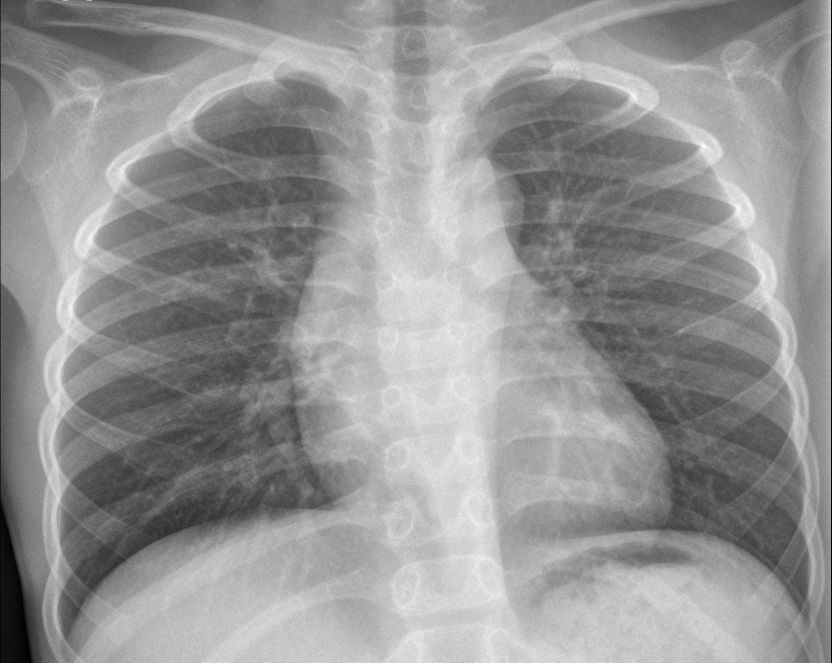
#> input picture LAB3/chest_xray/test/NORMAL/IM-0006-0001.jpeg, 1663 x 1326 px, found by its file name (shown at 1/2 size); its folder holds only this picture in this run
$ python main.py
#> lines starting #> are read from the running program, lines starting #| are printed output that depends on the picture; long printed decimals are rounded
### LAB3/Assignment 1/Standardization.py
import numpy as np

class StandardScaler:
    """Zero-mean, unit-variance scaler (NumPy implementation)."""
    def fit(self, X):
        self.mean_ = X.mean(axis=0)
        self.std_  = X.std(axis=0) + 1e-8
        return self

    def transform(self, X):
        return (X - self.mean_) / self.std_

    def fit_transform(self, X):
        return self.fit(X).transform(X)

### LAB3/Assignment 1/SVM_model.py
import numpy as np
import time

class SoftMarginSVM:
    def __init__(
        self,
        C: float = 1.0,
        lr: float = 1e-3,
        epochs: int = 30,
        batch_size: int = 64,
        lr_schedule: str = "constant",   # "constant" | "decay"
        random_state: int = 42,
    ):
        self.C = C
        self.lr = lr
        self.epochs = epochs
        self.batch_size = batch_size
        self.lr_schedule = lr_schedule
        self.random_state = random_state
        self.w = None
        self.b = None
        self.losses = []

    # ── helpers ──────────────────────────────
    def _hinge_loss(self, X, y):
        margins = y * (X @ self.w + self.b)           # (n,)
        hinge   = np.maximum(0.0, 1.0 - margins)
        return 0.5 * np.dot(self.w, self.w) + self.C * hinge.mean()

    def _current_lr(self, epoch: int) -> float:
        if self.lr_schedule == "decay":
            return self.lr / (1.0 + 0.1 * epoch)
        return self.lr

    # ── fit ──────────────────────────────────
    def fit(self, X: np.ndarray, y: np.ndarray):
        """
        X : (n, d)  float32
        y : (n,)    int  with values {0, 1}
        """
        rng = np.random.default_rng(self.random_state)
        n, d = X.shape
        y_pm = (2 * y - 1).astype(np.float32)         # map {0,1} → {-1,+1}

        # Xavier-like init
        self.w = rng.normal(0, 1.0 / np.sqrt(d), d).astype(np.float32)
        self.b = np.float32(0.0)

        print(f"\n{'─'*55}")
        print(f"  Soft-Margin SVM — NumPy SGD Training")
        print(f"  C={self.C}  lr={self.lr}  epochs={self.epochs}  batch={self.batch_size}")
        print(f"{'─'*55}")

        for epoch in range(self.epochs):
            t0  = time.time()
            lr  = self._current_lr(epoch)
            idx = rng.permutation(n)
            X_s = X[idx];  y_s = y_pm[idx]

            for start in range(0, n, self.batch_size):
                xb = X_s[start:start + self.batch_size]   # (bs, d)
                yb = y_s[start:start + self.batch_size]   # (bs,)
                bs = len(xb)

                margins = yb * (xb @ self.w + self.b)     # (bs,)
                mask    = (margins < 1.0).astype(np.float32)  # violated

                # Subgradient
                dw = self.w - (self.C / bs) * (mask * yb) @ xb
                db = -(self.C / bs) * (mask * yb).sum()

                self.w -= lr * dw
                self.b -= lr * db

            loss = self._hinge_loss(X, y_pm)
            self.losses.append(loss)
            elapsed = time.time() - t0
            print(f"  Epoch {epoch+1:3d}/{self.epochs}  loss={loss:.4f}  lr={lr:.5f}  {elapsed:.1f}s")

        print(f"{'─'*55}\n")
        return self

    # ── predict ──────────────────────────────
    def decision_function(self, X: np.ndarray) -> np.ndarray:
        return X @ self.w + self.b

    def predict(self, X: np.ndarray) -> np.ndarray:
        scores = self.decision_function(X)
        # map {-1,+1} back to {0,1}
        return ((scores >= 0).astype(np.int32))

### LAB3/Assignment 1/Evaluate.py
import numpy as np

def precision(y_true, y_pred):
    tp = np.sum((y_true == 1) & (y_pred == 1))
    fp = np.sum((y_true == -1) & (y_pred == 1))
    return tp / (tp + fp + 1e-8)

def recall(y_true, y_pred):
    tp = np.sum((y_true == 1) & (y_pred == 1))
    fn = np.sum((y_true == 1) & (y_pred == -1))
    return tp / (tp + fn + 1e-8)

def f1_score(y_true, y_pred):
    p = precision(y_true, y_pred)
    r = recall(y_true, y_pred)
    return 2 * p * r / (p + r + 1e-8)

### LAB3/Assignment 1/main.py
import numpy as np
import os
import cv2 as cv
import matplotlib.pyplot as plt
from Standardization import StandardScaler
from SVM_model import SoftMarginSVM
from Evaluate import precision, recall, f1_score


BASE_DIR = "./chest_xray"

def collect_data(split: str = "train"):
#> called with split = 'train'
    normal = "NORMAL"
    pneumonia = "PNEUMONIA"

    images = []
    labels = []

    # NORMAL
    for img_file in os.listdir(os.path.join(BASE_DIR, split, normal)):
        path = os.path.join(BASE_DIR, split, normal, img_file)

        img = cv.imread(path)
#> img is the input picture: shape (1326, 1663, 3); min 0, max 255, mean 148.7
        if img is None:
            continue

        img = cv.cvtColor(img, cv.COLOR_BGR2GRAY)
#> img: shape (1326, 1663)
        img = cv.resize(img, (128, 128), interpolation=cv.INTER_LINEAR)
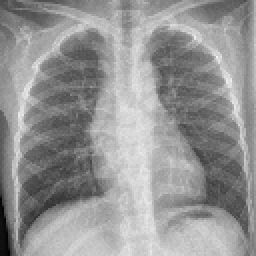
#> img: shape (128, 128) (shown 2 times larger); min 0, max 246, mean 148.7
        img = img.reshape(-1) / 255.0
#> img = 16384 values, max 0.965 at index 3692, min 0 at index 16132, mean 0.583

        images.append(img)
        labels.append(-1)   # NORMAL = -1

    # PNEUMONIA
    for img_file in os.listdir(os.path.join(BASE_DIR, split, pneumonia)):
        path = os.path.join(BASE_DIR, split, pneumonia, img_file)

        img = cv.imread(path)
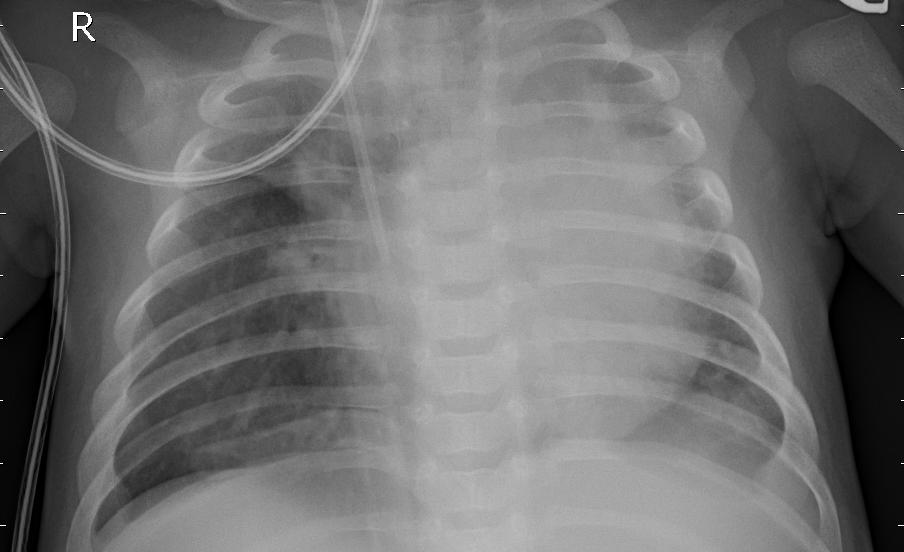
#> input picture LAB3/chest_xray/test/PNEUMONIA/person100_bacteria_479.jpeg, 904 x 552 px, found by its file name
#> img is the input picture: shape (552, 904, 3); min 0, max 255, mean 112.3
        if img is None:
            continue

        img = cv.cvtColor(img, cv.COLOR_BGR2GRAY)
#> img: shape (552, 904)
        img = cv.resize(img, (128, 128), interpolation=cv.INTER_LINEAR)
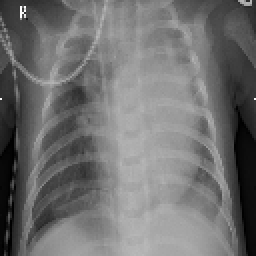
#> img: shape (128, 128) (shown 2 times larger); min 0, max 254, mean 112.3
        img = img.reshape(-1) / 255.0
#> img = 16384 values, max 0.996 at index 522, min 0 at index 7929, mean 0.44

        images.append(img)
        labels.append(1)   # PNEUMONIA = 1

    X = np.array(images)
    y = np.array(labels)

    return X, y


# Load data
X_train, y_train = collect_data("train")
#> y_train = [-1, 1]
X_test, y_test = collect_data("test")
#> y_test = [-1, 1]

print("Train:", X_train.shape, y_train.shape)
#| Train: (2, 16384) (2,)
print("Test:", X_test.shape, y_test.shape)
#| Test: (2, 16384) (2,)

def main(X_train, y_train, X_test, y_test):
    C = 1.0
    LR = 0.0001
    EPOCHS = 10
    BATCH_SIZE = 32

    # ── Standardise ──────────────────────────
    print("\nStandardising …")
    scaler  = StandardScaler()
    X_train = scaler.fit_transform(X_train)
#> in fit, `self.mean_ = X.mean(axis=0)`: self.mean_ = 16384 values, max 0.82 at index 6399, min 0.00392 at index 16132, mean 0.512
#> in fit, `self.std_  = X.std(axis=0) + 1e-8`: self.std_ = 16384 values, max 0.42 at index 8055, min 1e-08 at index 33, mean 0.0925
    X_test  = scaler.transform(X_test)

    # ── Train ─────────────────────────────────
    svm = SoftMarginSVM(
        C=C, lr=LR, epochs=EPOCHS,
        batch_size=BATCH_SIZE, lr_schedule="decay"
    )
    svm.fit(X_train, y_train)
#> in fit, `y_pm = (2 * y - 1).astype(np.float32)`: y_pm = [-3, 1]
#> the loop in fit, `for epoch in range(self.epochs):` made 10 passes
#> y_s on passes 1 to 10: [-3, 1], [1, -3], [-3, 1], [-3, 1], [-3, 1], [1, -3], [1, -3], [-3, 1], [1, -3], [1, -3]
#|   Epoch   1/10  loss=0.5032  lr=0.0001  0.0s
#|   Epoch   2/10  loss=0.5031  lr=9e-05  0.0s
#|   Epoch   3/10  loss=0.5030  lr=8e-05  0.0s
#|   Epoch   4/10  loss=0.5029  lr=8e-05  0.0s
#|   Epoch   5/10  loss=0.5028  lr=7e-05  0.0s
#|   Epoch   6/10  loss=0.5028  lr=7e-05  0.0s
#|   Epoch   7/10  loss=0.5027  lr=6e-05  0.0s
#|   Epoch   8/10  loss=0.5026  lr=6e-05  0.0s
#> (further printed lines are left out)
#> after the loop in fit, `for epoch in range(self.epochs):`: self.b = 5e-05; self.losses = [0.503, 0.503, 0.503, 0.503, 0.503, 0.503, 0.503, 0.503, 0.503, 0.503]; self.w = 16384 values, max 0.0324 at index 11589, min -0.0343 at index 5627, mean -9.39e-05

    # ── Evaluate ─────────────────────────────
    scaler = StandardScaler()

    # chuẩn hóa
    X_train_std = scaler.fit_transform(X_train)
    X_test_std  = scaler.transform(X_test)

    # train
    svm.fit(X_train_std, y_train)
#> the loop in fit (call 2), `for epoch in range(self.epochs):` made 10 passes
#|   Epoch   1/10  loss=0.5032  lr=0.0001  0.0s
#|   Epoch   2/10  loss=0.5031  lr=9e-05  0.0s
#|   Epoch   3/10  loss=0.5030  lr=8e-05  0.0s
#|   Epoch   4/10  loss=0.5029  lr=8e-05  0.0s
#|   Epoch   5/10  loss=0.5028  lr=7e-05  0.0s
#|   Epoch   6/10  loss=0.5028  lr=7e-05  0.0s
#|   Epoch   7/10  loss=0.5027  lr=6e-05  0.0s
#|   Epoch   8/10  loss=0.5026  lr=6e-05  0.0s
#> (further printed lines are left out)

    # predict
    y_pred = svm.predict(X_test_std)
#> in predict, `scores = self.decision_function(X)`: scores = [-1.19, 1.19]
#> y_pred = [0, 1]

    # evaluate
    p = precision(y_test, y_pred)
#> in precision, `tp = np.sum((y_true == 1) & (y_pred == 1))`: tp = 1
#> in precision, `fp = np.sum((y_true == -1) & (y_pred == 1))`: fp = 0
#> p = 1
    r = recall(y_test, y_pred)
#> in recall, `fn = np.sum((y_true == 1) & (y_pred == -1))`: fn = 0
#> r = 1
    f1 = f1_score(y_test, y_pred)
#> f1 = 1

    print(f"Precision: {p:.4f}")
#| Precision: 1.0000
    print(f"Recall: {r:.4f}")
#| Recall: 1.0000
    print(f"F1-score: {f1:.4f}")
#| F1-score: 1.0000

    # ── Save loss curve ───────────────────────
    plt.figure()
    plt.plot(svm.losses)
    plt.xlabel("Epoch")
    plt.ylabel("Loss")
    plt.title("SVM Loss Curve")
    plt.savefig("loss_curve.png")
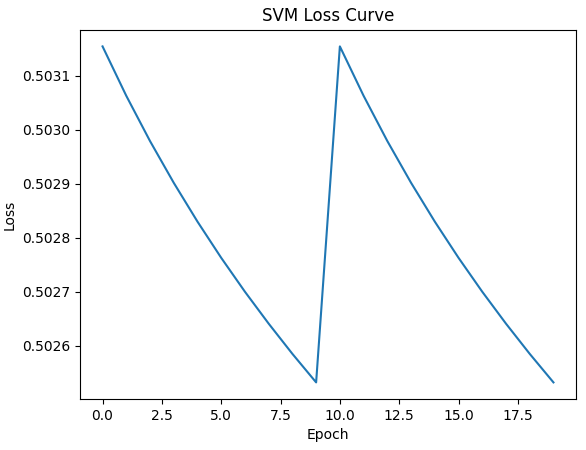
#> figure drawn by matplotlib, 1 panel; curve peaks at x = 0, y = 0.503
    print("Saved loss_curve.png")


if __name__ == "__main__":
    main(X_train, y_train, X_test, y_test)
